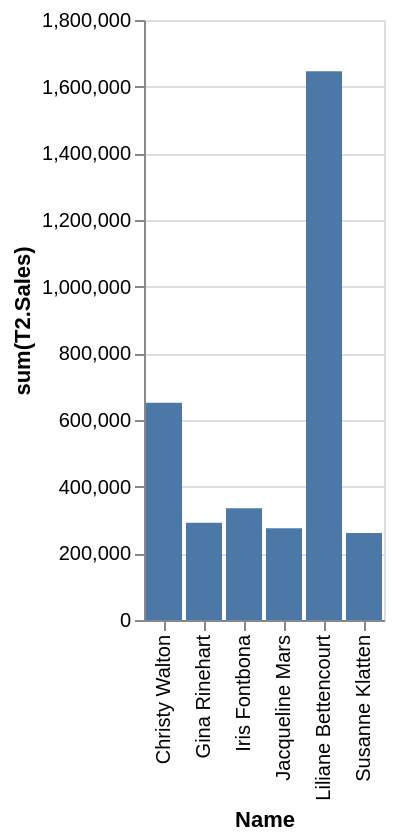

Express this chart as Vega-Lite.
### Vega-Lite specification from a JSON file in a GitHub repository (floating-point values rounded to 4 significant figures)
{"data": {"values": [{"x_data": "Christy Walton", "y_data": 651421}, {"x_data": "Gina Rinehart", "y_data": 292000}, {"x_data": "Iris Fontbona", "y_data": 335000}, {"x_data": "Jacqueline Mars", "y_data": 275000}, {"x_data": "Liliane Bettencourt", "y_data": 1646407}, {"x_data": "Susanne Klatten", "y_data": 261000}]}, "mark": "bar", "encoding": {"x": {"field": "x_data", "type": "nominal", "title": "Name", "sort": "ascending"}, "y": {"field": "y_data", "type": "quantitative", "title": "sum(T2.Sales)"}}}
